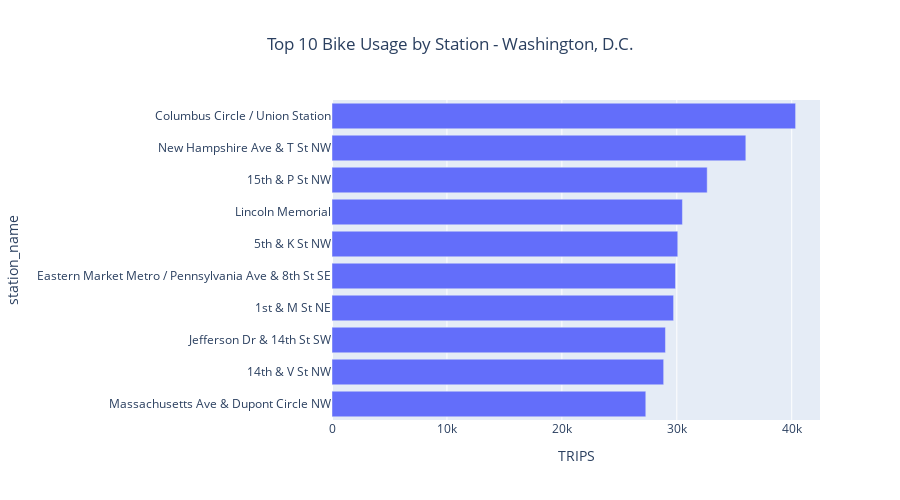

Notebook cell for this chart:
### Markdown cell above
# Insights:
The chart suggests that Dublin bikes is most popular in the city center. The busiest stations are all located in or near the city center, and there is a significant drop-off in usage in the suburbs.
Also, its possible to observe that some stations with fewer bike stands are actually in higher demand than their stand count suggests.

### Code cell
trip_by_station_capital = capital_df.groupby(['start_station_id'])['TRIPS'].sum().reset_index()
trip_by_station_capital_join = pd.merge(trip_by_station_capital,  capital_stations,  how='inner',  right_on='station_id',  left_on='start_station_id').sort_values(by='TRIPS', ascending=False)

top_station_capital = trip_by_station_capital_join.head(10)

top_10_capital = px.bar(top_station_capital.sort_values(by='TRIPS', ascending = True), 
             x='TRIPS', 
             y='station_name',
             labels=dict(x='TRIPS', y='station_name'),
             title='Top 10 Bike Usage by Station - Washington, D.C.',
             width=900, 
             height=500, 
             orientation='h')

top_10_capital.update_layout(title_x=0.5)
top_10_capital.show()

### Figure 1 — Plotly figure (JSON) as saved in the notebook; plotly's stock layout.template omitted (floating-point values rounded to 4 significant figures)
{"data": [{"alignmentgroup": "True", "hovertemplate": "TRIPS=%{x}<br>station_name=%{y}<extra></extra>", "legendgroup": "", "marker": {"color": "#636efa", "pattern": {"shape": ""}}, "name": "", "offsetgroup": "", "orientation": "h", "showlegend": false, "textposition": "auto", "type": "bar", "x": [27302, 28858, 29014, 29721, 29888, 30086, 30490, 32645, 36007, 40337], "xaxis": "x", "y": ["Massachusetts Ave & Dupont Circle NW", "14th & V St NW", "Jefferson Dr & 14th St SW", "1st & M St NE", "Eastern Market Metro / Pennsylvania Ave & 8th St SE", "5th & K St NW", "Lincoln Memorial", "15th & P St NW", "New Hampshire Ave & T St NW", "Columbus Circle / Union Station"], "yaxis": "y"}], "layout": {"barmode": "relative", "height": 500, "legend": {"tracegroupgap": 0}, "title": {"text": "Top 10 Bike Usage by Station - Washington, D.C.", "x": 0.5}, "width": 900, "xaxis": {"anchor": "y", "autorange": true, "domain": [0, 1], "range": [0, 42460], "title": {"text": "TRIPS"}, "type": "linear"}, "yaxis": {"anchor": "x", "autorange": true, "domain": [0, 1], "range": [-0.5, 9.5], "title": {"text": "station_name"}, "type": "category"}}}
